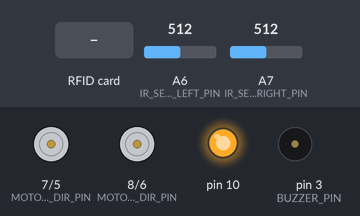
The sketch below on a simulated Arduino Nano, built with avr-gcc and run on an emulated ATmega328P. Parts: direction and speed pins drawn as motors (green arrow = direction pin HIGH = forward, orange = LOW = backward, longer = more drive), output pins drawn as LEDs (lit = HIGH), buzzer (waves = sounding). The test bench sets the inputs (shaded band); at power-on: A6 (IR_SENSOR_LEFT_PIN) = 512, A7 (IR_SENSOR_RIGHT_PIN) = 512. What the sketch prints to the serial monitor is not drawn.

Above: at 1.2 s.
1.3 s: RFID card 14 08 1B 74 held to the reader
At 3.1 s:
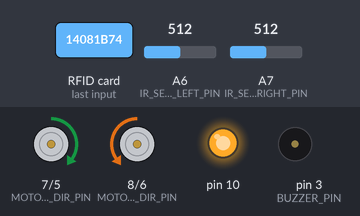
3.7 s: A6 (IR_SENSOR_LEFT_PIN) set to 716
At 4.1 s:
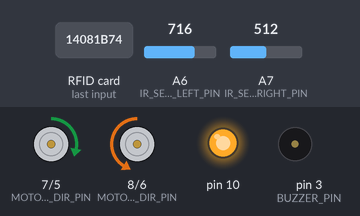
5.2 s: A7 (IR_SENSOR_RIGHT_PIN) set to 306
At 6.4 s:
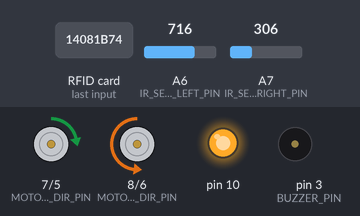
6.7 s: A7 (IR_SENSOR_RIGHT_PIN) set to 81
At 7.6 s:
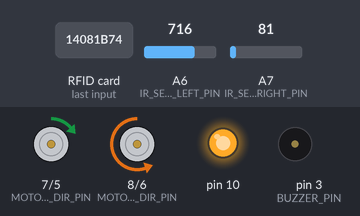
8.2 s: A7 (IR_SENSOR_RIGHT_PIN) set to 69
At 8.7 s:
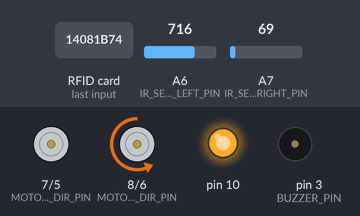
9.7 s: A6 (IR_SENSOR_LEFT_PIN) set to 900
At 11.1 s:
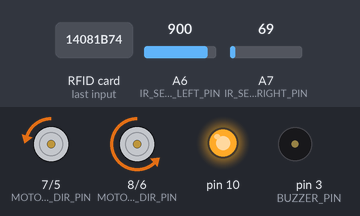
Timing chart, 0 to 12.2 s (numbered marks = the images above; inputs shaded):
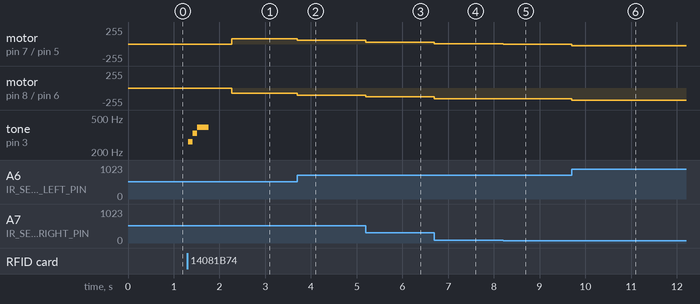

The sketch:

LineTraceTest.ino
```cpp
/**
 * @file    MyAGVProject.ino
 * @brief   AGV 로봇 메인 코드
 */

#include <SPI.h>               ///< SPI 통신을 위한 표준 라이브러리
#include <MFRC522.h>           ///< RFID 리더용 라이브러리

#define RFID_SS_PIN        2  // RFID 리더기 SS(Slave Select) 핀 번호
#define RFID_RST_PIN       4  // RFID 리더기 RESET 핀 번호

#define BUZZER_PIN         3  // 부저 출력 핀 번호

#define MOTOR_LEFT_DIR_PIN 7  // 왼쪽 모터 방향 제어 핀
#define MOTOR_LEFT_PWM_PIN 5  // 왼쪽 모터 속도(PWM) 제어 핀
#define MOTOR_RIGHT_DIR_PIN 8 // 오른쪽 모터 방향 제어 핀
#define MOTOR_RIGHT_PWM_PIN 6 // 오른쪽 모터 속도(PWM) 제어 핀

#define DIRECTION_FORWARD     0 // 전진 방향
#define DIRECTION_BACKWARD    1 // 후진 방향

#define IR_SENSOR_LEFT_PIN    A6  // 라인 트레이싱용 왼쪽 IR 센서 핀
#define IR_SENSOR_RIGHT_PIN   A7  // 라인 트레이싱용 오른쪽 IR 센서 핀

// 색상 판단: White=[0..410] .. 560 .. [710..1023]=Black
#define LINE_TRACE_ADJUST       60  // 현재 젤리비의 센서 측정 조정값
#define MAX_WHITE_THRESHOLD   (410  + LINE_TRACE_ADJUST)
#define MID_THRESHOLD         (560  + LINE_TRACE_ADJUST)
#define MIN_BLACK_THRESHOLD   (710  + LINE_TRACE_ADJUST)

#define SERVO_POSITION_DOWN    (90 - 40)   // Down 위치, 각 로봇에 맞도록 [-50 .. -10] 범위에서 조정하세요.
#define SERVO_POSITION_UP      (180 - 10)  // Up 위치 (떨림 방지)
#define SERVO_POSITION_DEFAULT SERVO_POSITION_DOWN   // 기본 위치

/**
 * @def UID_BUFFER_SIZE
 * @brief   RFID UID를 16진수 문자열로 변환할 때 사용할 버퍼 크기
 * @details MFRC522 라이브러리의 UID 최대 길이는 10바이트이므로
 *          10바이트×2문자 + 널터미널(1) = 21
 */
#define UID_BUFFER_SIZE 21

/**
 * @def SOFT_TURN_FACTOR
 * @brief 회색 영역 보정 시 모터 출력 비율(백분율)
 * @details 0~100 사이 값, 클수록 보정이 부드러움
 */
#define SOFT_TURN_FACTOR 60

int defaultPower = 80;

MFRC522 rfidReader(RFID_SS_PIN, RFID_RST_PIN);

/**
* @brief 부저로 알림음 재생 (픽업/드롭 공통)
* @param seq     주파수 배열
* @param delays  각 음 길이 배열 (ms)
* @param length  배열 길이
*/
void playToneSequence(const int *seq, const int *delays, int length) {
  for (int i = 0; i < length; i++) {
      tone(BUZZER_PIN, seq[i]);
      delay(delays[i]);
  }
  noTone(BUZZER_PIN);
}

/**
* @brief 픽업 완료 알림음 재생
*/
void playPickupTone() {
  const int notes[]  = {262, 330, 392};
  const int times[]  = {100, 100, 250};
  playToneSequence(notes, times, 3);
}

/**
 * @brief 라인 센서 값 읽기
 * @param[out] leftValue  왼쪽 IR 센서 값 (0~1023)
 * @param[out] rightValue 오른쪽 IR 센서 값 (0~1023)
 */
void readLineSensors(int &leftValue, int &rightValue) {
  leftValue  = analogRead(IR_SENSOR_LEFT_PIN);
  rightValue = analogRead(IR_SENSOR_RIGHT_PIN);
}

int16_t centerValue;
// ---------------------------------------------
// 비례제어 라인트레이싱 함수
// ---------------------------------------------
void proportionalLineTrace(int baseSpeed) {
  int leftValue, rightValue;
  readLineSensors(leftValue, rightValue);

  int16_t turnSpeed = ((rightValue - leftValue) - centerValue) / 8;
  int16_t leftSpeed = baseSpeed + turnSpeed;
  int16_t rightSpeed = baseSpeed - turnSpeed;

  digitalWrite(MOTOR_LEFT_DIR_PIN,
               (leftSpeed  > 0) ? DIRECTION_BACKWARD : DIRECTION_FORWARD);
  digitalWrite(MOTOR_RIGHT_DIR_PIN,
               (rightSpeed > 0) ? DIRECTION_FORWARD : DIRECTION_BACKWARD);

  analogWrite(MOTOR_LEFT_PWM_PIN,  round(abs(leftSpeed)));
  analogWrite(MOTOR_RIGHT_PWM_PIN, round(abs(rightSpeed)));
}

/**
 * @brief RFID UID와 매핑된 좌표 저장용 구조체
 */
struct RFIDCoordinate {
  const char *uid;   ///< 16진수 UID 문자열 (예: "14081B74")
  uint8_t     x;     ///< A 지점 또는 B 지점의 X 좌표
  uint8_t     y;     ///< A 지점 또는 B 지점의 Y 좌표
};

/**
* @brief 등록된 UID-좌표 매핑 테이블
* @details 필요에 따라 여기에 UID와 좌표를 추가하세요.
*/
const RFIDCoordinate rfidMap[] = {
  { "14081B74", 1, 2 },
  { "A1B2C3D4", 3, 4 },
  { "DEADBEEF", 5, 6 },
  { "640FCF73", 2, 0 },
  // … 추가 매핑 …
};
const size_t rfidMapSize = sizeof(rfidMap) / sizeof(rfidMap[0]);

/**
* @brief UID 바이트 배열을 16진수 문자열로 변환
* @param uidBytes  UID 바이트 배열
* @param uidLen    UID 길이 (MFRC522::Uid.size)
* @param outStr    변환된 문자열을 저장할 버퍼. 최소 (uidLen*2 + 1) 크기여야 함.
*/
void uidToHexString(byte *uidBytes, byte uidLen, char *outStr) {
  for (byte i = 0; i < uidLen; i++) {
      byte hi = uidBytes[i] >> 4;
      byte lo = uidBytes[i] & 0x0F;
      outStr[i*2]     = hi  < 10 ? '0' + hi  : 'A' + (hi - 10);
      outStr[i*2 + 1] = lo  < 10 ? '0' + lo  : 'A' + (lo - 10);
  }
  outStr[uidLen*2] = '\0';
}

/**
* @brief RFID의 UID 문자열에 대응하는 좌표를 검색
* @param uidStr 16진수 UID 문자열
* @param x      찾은 X 좌표 (출력)
* @param y      찾은 Y 좌표 (출력)
* @return 매핑이 있으면 true, 없으면 false
*/
bool getCoordinatesFromUID(const char *uidStr, uint8_t &x, uint8_t &y) {
  for (size_t i = 0; i < rfidMapSize; i++) {
      if (strcmp(uidStr, rfidMap[i].uid) == 0) {
          x = rfidMap[i].x;
          y = rfidMap[i].y;
          return true;
      }
  }
  return false;
}

/**
 * @brief RFID 카드에서 UID를 읽고 좌표를 반환
 * @param[out] x A 지점의 X 좌표
 * @param[out] y A 지점의 Y 좌표
 * @return 성공적으로 매핑된 경우 true, 아니면 false
 */
bool readCoordinatesFromRFID(uint8_t &x, uint8_t &y) {
  // 새 카드가 닿았는지 확인
  if (!rfidReader.PICC_IsNewCardPresent() ||
      !rfidReader.PICC_ReadCardSerial()) {
      return false;
  }

  // UID를 16진수 문자열로 변환
  char uidStr[UID_BUFFER_SIZE];
  uidToHexString(rfidReader.uid.uidByte,
                 rfidReader.uid.size,
                 uidStr);

  // 매핑 테이블에서 좌표 검색
  if (getCoordinatesFromUID(uidStr, x, y)) {
      return true;
  } else {
      return false;
  }
}

/**
* @brief 교차로(정지선) 감지, 빠른 응답
* @return 교차로(양쪽 센서 모두 검정) 감지 시 true 반환
*/
bool isIntersection() {
  int leftValue, rightValue;
  readLineSensors(leftValue, rightValue);
  return (leftValue > MIN_BLACK_THRESHOLD && rightValue > MIN_BLACK_THRESHOLD);
}

/**
* @brief 모터 정지
*/
void stopMotors() {
  analogWrite(MOTOR_LEFT_PWM_PIN,  0);
  analogWrite(MOTOR_RIGHT_PWM_PIN, 0);
}

/**
* @brief 전진
* @param power 모터 속도 (0~255)
*/
void moveForward(int power) {
  driveMotors(DIRECTION_FORWARD, power, DIRECTION_FORWARD, power);
}

/**
* @brief 좌회전
* @param power 모터 속도 (0~255)
*/
void turnLeft(int power) {
  driveMotors(DIRECTION_BACKWARD, power, DIRECTION_FORWARD, power);
}

/**
* @brief 우회전
* @param power 모터 속도 (0~255)
*/
void turnRight(int power) {
  driveMotors(DIRECTION_FORWARD, power, DIRECTION_BACKWARD, power);
}

/**
 * @brief 모터 구동 함수
 * @param dirLeft   왼쪽 모터 방향 (DIRECTION_FORWARD / DIRECTION_BACKWARD)
 * @param powerLeft 왼쪽 모터 속도 (0~255)
 * @param dirRight  오른쪽 모터 방향 (DIRECTION_FORWARD / DIRECTION_BACKWARD)
 * @param powerRight 오른쪽 모터 속도 (0~255)
 */
void driveMotors(int dirLeft, int powerLeft, int dirRight, int powerRight) {
  // 방향 논리 결정
  bool leftDirHigh  = (dirLeft  == DIRECTION_FORWARD) ? HIGH : LOW;
  // 오른쪽 모터 방향 반전
  bool rightDirHigh = (dirRight == DIRECTION_FORWARD) ? LOW  : HIGH;

  digitalWrite(MOTOR_LEFT_DIR_PIN,  leftDirHigh);
  analogWrite(MOTOR_LEFT_PWM_PIN,   powerLeft);
  digitalWrite(MOTOR_RIGHT_DIR_PIN, rightDirHigh);
  analogWrite(MOTOR_RIGHT_PWM_PIN,  powerRight);
}


/**
* @brief 하드웨어 초기화
* @details 각종 핀 모드 설정, 시리얼 통신, SPI, RFID 초기화 및 리프터 기본 위치 설정
*/
void setup() {
  // 모터 핀 초기화
  pinMode(MOTOR_LEFT_DIR_PIN, OUTPUT);
  pinMode(MOTOR_LEFT_PWM_PIN, OUTPUT);
  pinMode(MOTOR_RIGHT_DIR_PIN, OUTPUT);
  pinMode(MOTOR_RIGHT_PWM_PIN, OUTPUT);

  // 부저 초기화
  pinMode(BUZZER_PIN, OUTPUT);
  noTone(BUZZER_PIN);  // 초기 상태로 소리 없음

  // IR 센서(아날로그 입력) 초기화
  pinMode(IR_SENSOR_LEFT_PIN, INPUT);
  pinMode(IR_SENSOR_RIGHT_PIN, INPUT);

  // 시리얼 통신 시작
  Serial.begin(9600);

  // SPI 및 RFID 리더 초기화
  SPI.begin();
  rfidReader.PCD_Init();

  int rightValue,leftValue;
  readLineSensors(leftValue,rightValue);
  centerValue = rightValue - leftValue;
}

void loop() {
  uint8_t rx, ry;

  // 1) RFID 카드 태그 감지 대기
  if (readCoordinatesFromRFID(rx, ry)) {
    Serial.println(F(">> RFID 태그 감지: 테스트 시작"));

    // @brief RFID 인식 직후 부저 알림
    playPickupTone();
    delay(500);

    while(!isIntersection()){
      proportionalLineTrace(defaultPower);
    }
    stopMotors();
    delay(500);

    // 교차점 도착 후 90도 우회전
    rotate90(true, defaultPower);
    delay(500);

    while(!isIntersection()){
      proportionalLineTrace(defaultPower);
    }
    stopMotors();
    delay(500);

    // 교차점 도착 후 90도 좌회전
    rotate90(false, defaultPower);
    delay(500);
  }

  delay(10);
}

/**
 * @brief  교차로에서 90도 회전 (중앙 정렬 없이)
 * @param  clockwise  true: 시계방향(우회전), false: 반시계방향(좌회전)
 * @param  speed      회전 속도 (0~255)
 */
void rotate90(bool clockwise, int speed) {
  int leftValue, rightValue;

  // 0) 관성 보정: 미세 후진
  // stopMotors();
  // delay(50);
  // driveMotors(DIRECTION_BACKWARD, speed/2,
  //             DIRECTION_BACKWARD, speed/2);
  // delay(20);
  // stopMotors();
  // delay(50);
  if (!isIntersection())
  {
    while (!isIntersection()){
      moveBackward(speed / 2);
    }
    stopMotors();
  }

  // 1) 회전 시작
  if (clockwise) {
    driveMotors(DIRECTION_FORWARD,  speed, DIRECTION_BACKWARD, speed);
  } else {
    driveMotors(DIRECTION_BACKWARD, speed, DIRECTION_FORWARD,  speed);
  }

  // 2) 흰색(라인 바깥) 감지 → 교차로 탈출
  if (clockwise) {
    while (true) {
      readLineSensors(leftValue, rightValue);
      if (leftValue < MIN_BLACK_THRESHOLD) break;
    }
  } else {
    while (true) {
      readLineSensors(leftValue, rightValue);
      if (rightValue < MIN_BLACK_THRESHOLD) break;
    }
  }
  delay(40);

  // 3) 다음 검정 라인(정지선) 감지 → 90도 회전 완료
  if (clockwise) {
    while (true) {
      readLineSensors(leftValue, rightValue);
      if (leftValue > MIN_BLACK_THRESHOLD) break;
    }
  } else {
    while (true) {
      readLineSensors(leftValue, rightValue);
      if (rightValue > MIN_BLACK_THRESHOLD) break;
    }
  }
  stopMotors();
  delay(50);

  // 4) 짧게 전진해서 라인 위로 복귀
  driveMotors(DIRECTION_FORWARD, speed/2, DIRECTION_FORWARD, speed/2);
  while (true) {
    readLineSensors(leftValue, rightValue);
    // 둘 중 하나라도 라인을 감지하면 멈춤
    // if (lv > MIN_BLACK_THRESHOLD || rv > MIN_BLACK_THRESHOLD) break;
    if (leftValue > MIN_BLACK_THRESHOLD && rightValue > MIN_BLACK_THRESHOLD) break; // 둘 다 하나라도 라인을 감지하면 멈춤
  }
  stopMotors();
}

/**
* @brief 후진
* @param power 모터 속도 (0~255)
*/
void moveBackward(int power) {
  driveMotors(DIRECTION_BACKWARD, power, DIRECTION_BACKWARD, power);
}
```

Measured:
- after the input at 1.3 s, motor on pin 7 (MOTOR_LEFT_DIR_PIN) / pin 5 (MOTOR_LEFT_PWM_PIN): stopped → forward 80/255 after 0.97 s; motor on pin 8 (MOTOR_RIGHT_DIR_PIN) / pin 6 (MOTOR_RIGHT_PWM_PIN): stopped → backward 80/255 after 0.97 s
- after the input at 3.7 s, motor on pin 7 (MOTOR_LEFT_DIR_PIN) / pin 5 (MOTOR_LEFT_PWM_PIN): forward 80/255 → forward 55/255 at once; motor on pin 8 (MOTOR_RIGHT_DIR_PIN) / pin 6 (MOTOR_RIGHT_PWM_PIN): backward 80/255 → backward 105/255 at once
- after the input at 5.2 s, motor on pin 7 (MOTOR_LEFT_DIR_PIN) / pin 5 (MOTOR_LEFT_PWM_PIN): forward 55/255 → forward 29/255 at once; motor on pin 8 (MOTOR_RIGHT_DIR_PIN) / pin 6 (MOTOR_RIGHT_PWM_PIN): backward 105/255 → backward 131/255 at once
- after the input at 6.7 s, motor on pin 7 (MOTOR_LEFT_DIR_PIN) / pin 5 (MOTOR_LEFT_PWM_PIN): forward 29/255 → forward 1/255 at once; motor on pin 8 (MOTOR_RIGHT_DIR_PIN) / pin 6 (MOTOR_RIGHT_PWM_PIN): backward 131/255 → backward 159/255 at once
- after the input at 8.2 s, motor on pin 7 (MOTOR_LEFT_DIR_PIN) / pin 5 (MOTOR_LEFT_PWM_PIN): forward 1/255 → stopped at once; motor on pin 8 (MOTOR_RIGHT_DIR_PIN) / pin 6 (MOTOR_RIGHT_PWM_PIN): backward 159/255 → backward 160/255 at once
- after the input at 9.7 s, motor on pin 7 (MOTOR_LEFT_DIR_PIN) / pin 5 (MOTOR_LEFT_PWM_PIN): stopped → backward 23/255 at once; motor on pin 8 (MOTOR_RIGHT_DIR_PIN) / pin 6 (MOTOR_RIGHT_PWM_PIN): backward 160/255 → backward 183/255 at once
